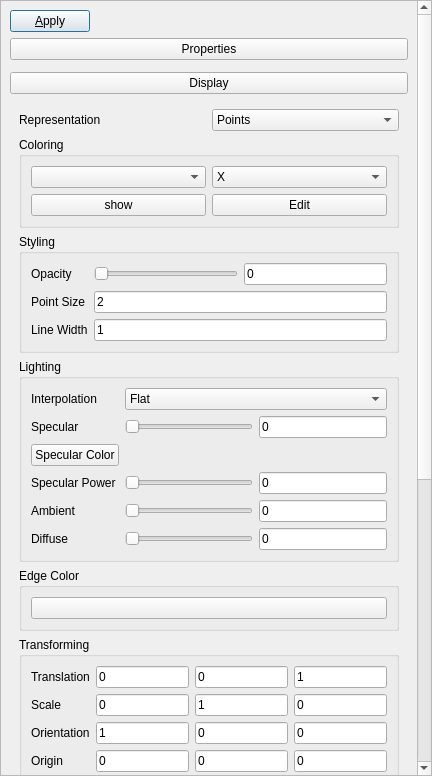
<?xml version="1.0" encoding="UTF-8"?>
<ui version="4.0">
 <class>PipelineObjPropWidget</class>
 <widget class="QWidget" name="PipelineObjPropWidget">
  <property name="geometry">
   <rect>
    <x>0</x>
    <y>0</y>
    <width>432</width>
    <height>776</height>
   </rect>
  </property>
  <property name="windowTitle">
   <string>Pipeline propeties</string>
  </property>
  <layout class="QVBoxLayout" name="verticalLayout_6">
   <property name="spacing">
    <number>0</number>
   </property>
   <property name="leftMargin">
    <number>0</number>
   </property>
   <property name="topMargin">
    <number>0</number>
   </property>
   <property name="rightMargin">
    <number>0</number>
   </property>
   <property name="bottomMargin">
    <number>0</number>
   </property>
   <item>
    <widget class="QScrollArea" name="scrollArea">
     <property name="widgetResizable">
      <bool>true</bool>
     </property>
     <widget class="QWidget" name="scrollAreaWidgetContents">
      <property name="geometry">
       <rect>
        <x>0</x>
        <y>-405</y>
        <width>413</width>
        <height>1179</height>
       </rect>
      </property>
      <layout class="QVBoxLayout" name="verticalLayout_5">
       <item>
        <layout class="QHBoxLayout" name="horizontalLayout_4">
         <item>
          <widget class="QPushButton" name="BtnAccept">
           <property name="text">
            <string>&amp;Apply</string>
           </property>
           <property name="icon">
            <iconset resource="resource.qrc">
             <normaloff>:/images/apply.png</normaloff>:/images/apply.png</iconset>
           </property>
           <property name="shortcut">
            <string>Alt+A</string>
           </property>
           <property name="default">
            <bool>true</bool>
           </property>
          </widget>
         </item>
         <item>
          <spacer name="horizontalSpacer_4">
           <property name="orientation">
            <enum>Qt::Horizontal</enum>
           </property>
           <property name="sizeHint" stdset="0">
            <size>
             <width>40</width>
             <height>20</height>
            </size>
           </property>
          </spacer>
         </item>
        </layout>
       </item>
       <item>
        <widget class="QPushButton" name="BtnPropertiesButton">
         <property name="text">
          <string>Properties</string>
         </property>
         <property name="icon">
          <iconset resource="resource.qrc">
           <normaloff>:/images/expand.png</normaloff>:/images/expand.png</iconset>
         </property>
         <property name="autoDefault">
          <bool>false</bool>
         </property>
         <property name="default">
          <bool>false</bool>
         </property>
         <property name="flat">
          <bool>false</bool>
         </property>
        </widget>
       </item>
       <item>
        <widget class="QWidget" name="pipelineObj_propWidget" native="true"/>
       </item>
       <item>
        <widget class="QPushButton" name="BtnDisplayButton">
         <property name="text">
          <string>Display</string>
         </property>
         <property name="icon">
          <iconset resource="resource.qrc">
           <normaloff>:/images/expand.png</normaloff>:/images/expand.png</iconset>
         </property>
        </widget>
       </item>
       <item>
        <widget class="QWidget" name="pipelineObj_GloPropwidget" native="true">
         <layout class="QVBoxLayout" name="verticalLayout_8">
          <item>
           <layout class="QHBoxLayout" name="horizontalLayout_6">
            <item>
             <widget class="QLabel" name="label">
              <property name="text">
               <string>Representation</string>
              </property>
             </widget>
            </item>
            <item>
             <widget class="QComboBox" name="m_cmb_Representation">
              <item>
               <property name="text">
                <string>Points</string>
               </property>
               <property name="icon">
                <iconset resource="resource.qrc">
                 <normaloff>:/images/rep_point.png</normaloff>:/images/rep_point.png</iconset>
               </property>
              </item>
              <item>
               <property name="text">
                <string>Surface</string>
               </property>
               <property name="icon">
                <iconset resource="resource.qrc">
                 <normaloff>:/images/rep_surface.png</normaloff>:/images/rep_surface.png</iconset>
               </property>
              </item>
              <item>
               <property name="text">
                <string>Surface With Edges</string>
               </property>
               <property name="icon">
                <iconset resource="resource.qrc">
                 <normaloff>:/images/rep_surfaceWithEdge.png</normaloff>:/images/rep_surfaceWithEdge.png</iconset>
               </property>
              </item>
              <item>
               <property name="text">
                <string>Wireframe</string>
               </property>
               <property name="icon">
                <iconset resource="resource.qrc">
                 <normaloff>:/images/rep_wireFrame.png</normaloff>:/images/rep_wireFrame.png</iconset>
               </property>
              </item>
             </widget>
            </item>
           </layout>
          </item>
          <item>
           <widget class="QGroupBox" name="groupBox_4">
            <property name="title">
             <string>Coloring</string>
            </property>
            <layout class="QGridLayout" name="gridLayout">
             <item row="0" column="0">
              <widget class="QComboBox" name="m_cmb_ColumnList"/>
             </item>
             <item row="0" column="1">
              <widget class="QComboBox" name="vectorColorXYZ_comboBox">
               <item>
                <property name="text">
                 <string>X</string>
                </property>
               </item>
               <item>
                <property name="text">
                 <string>Y</string>
                </property>
               </item>
               <item>
                <property name="text">
                 <string>Z</string>
                </property>
               </item>
              </widget>
             </item>
             <item row="1" column="0">
              <widget class="QPushButton" name="scalarBar_showBtn">
               <property name="text">
                <string>show</string>
               </property>
               <property name="icon">
                <iconset resource="resource.qrc">
                 <normaloff>:/images/ScalarBar.png</normaloff>:/images/ScalarBar.png</iconset>
               </property>
              </widget>
             </item>
             <item row="1" column="1">
              <widget class="QPushButton" name="colorEdit_Btn">
               <property name="text">
                <string>Edit</string>
               </property>
               <property name="icon">
                <iconset resource="resource.qrc">
                 <normaloff>:/images/editColor.png</normaloff>:/images/editColor.png</iconset>
               </property>
              </widget>
             </item>
            </layout>
           </widget>
          </item>
          <item>
           <widget class="QGroupBox" name="groupBox_5">
            <property name="title">
             <string>Styling</string>
            </property>
            <layout class="QGridLayout" name="gridLayout_2">
             <item row="0" column="0">
              <widget class="QLabel" name="label_5">
               <property name="text">
                <string>Opacity</string>
               </property>
              </widget>
             </item>
             <item row="0" column="1">
              <layout class="QHBoxLayout" name="horizontalLayout_7">
               <item>
                <widget class="QSlider" name="m_sliderOpacity">
                 <property name="maximum">
                  <number>100</number>
                 </property>
                 <property name="tracking">
                  <bool>false</bool>
                 </property>
                 <property name="orientation">
                  <enum>Qt::Horizontal</enum>
                 </property>
                </widget>
               </item>
               <item>
                <widget class="QLineEdit" name="m_edt_Opacity">
                 <property name="text">
                  <string>0</string>
                 </property>
                </widget>
               </item>
              </layout>
             </item>
             <item row="1" column="0">
              <widget class="QLabel" name="label_6">
               <property name="text">
                <string>Point Size</string>
               </property>
              </widget>
             </item>
             <item row="1" column="1">
              <widget class="QLineEdit" name="m_edt_PointSize">
               <property name="text">
                <string>2</string>
               </property>
              </widget>
             </item>
             <item row="2" column="0">
              <widget class="QLabel" name="label_7">
               <property name="text">
                <string>Line Width</string>
               </property>
              </widget>
             </item>
             <item row="2" column="1">
              <widget class="QLineEdit" name="m_edt_linewidth">
               <property name="text">
                <string>1</string>
               </property>
              </widget>
             </item>
            </layout>
           </widget>
          </item>
          <item>
           <widget class="QGroupBox" name="groupBox_7">
            <property name="title">
             <string>Lighting</string>
            </property>
            <layout class="QVBoxLayout" name="verticalLayout_3">
             <item>
              <layout class="QGridLayout" name="gridLayout_4">
               <item row="0" column="0">
                <widget class="QLabel" name="label_9">
                 <property name="text">
                  <string>Interpolation</string>
                 </property>
                </widget>
               </item>
               <item row="0" column="1">
                <widget class="QComboBox" name="m_cmb_interpolation">
                 <item>
                  <property name="text">
                   <string>Flat</string>
                  </property>
                 </item>
                 <item>
                  <property name="text">
                   <string>Gouraud</string>
                  </property>
                 </item>
                </widget>
               </item>
               <item row="1" column="0">
                <widget class="QLabel" name="label_10">
                 <property name="text">
                  <string>Specular</string>
                 </property>
                </widget>
               </item>
               <item row="1" column="1">
                <layout class="QHBoxLayout" name="horizontalLayout">
                 <item>
                  <widget class="QSlider" name="m_slider_specular">
                   <property name="tracking">
                    <bool>false</bool>
                   </property>
                   <property name="orientation">
                    <enum>Qt::Horizontal</enum>
                   </property>
                  </widget>
                 </item>
                 <item>
                  <widget class="QLineEdit" name="m_edt_specular">
                   <property name="text">
                    <string>0</string>
                   </property>
                  </widget>
                 </item>
                </layout>
               </item>
               <item row="2" column="0">
                <widget class="QPushButton" name="btnspecularcolor">
                 <property name="text">
                  <string>Specular Color</string>
                 </property>
                </widget>
               </item>
               <item row="3" column="0">
                <widget class="QLabel" name="label_11">
                 <property name="text">
                  <string>Specular Power</string>
                 </property>
                </widget>
               </item>
               <item row="3" column="1">
                <layout class="QHBoxLayout" name="horizontalLayout_2">
                 <item>
                  <widget class="QSlider" name="m_silder_specularpower">
                   <property name="tracking">
                    <bool>false</bool>
                   </property>
                   <property name="orientation">
                    <enum>Qt::Horizontal</enum>
                   </property>
                  </widget>
                 </item>
                 <item>
                  <widget class="QLineEdit" name="m_edt_specularpower">
                   <property name="text">
                    <string>0</string>
                   </property>
                  </widget>
                 </item>
                </layout>
               </item>
               <item row="4" column="0">
                <widget class="QLabel" name="label_12">
                 <property name="text">
                  <string>Ambient</string>
                 </property>
                </widget>
               </item>
               <item row="4" column="1">
                <layout class="QHBoxLayout" name="horizontalLayout_3">
                 <item>
                  <widget class="QSlider" name="m_slider_ambient">
                   <property name="tracking">
                    <bool>false</bool>
                   </property>
                   <property name="orientation">
                    <enum>Qt::Horizontal</enum>
                   </property>
                  </widget>
                 </item>
                 <item>
                  <widget class="QLineEdit" name="m_edt_ambient">
                   <property name="text">
                    <string>0</string>
                   </property>
                  </widget>
                 </item>
                </layout>
               </item>
               <item row="5" column="0">
                <widget class="QLabel" name="label_13">
                 <property name="text">
                  <string>Diffuse</string>
                 </property>
                </widget>
               </item>
               <item row="5" column="1">
                <layout class="QHBoxLayout" name="horizontalLayout_8">
                 <item>
                  <widget class="QSlider" name="m_slider_diffuse">
                   <property name="tracking">
                    <bool>false</bool>
                   </property>
                   <property name="orientation">
                    <enum>Qt::Horizontal</enum>
                   </property>
                  </widget>
                 </item>
                 <item>
                  <widget class="QLineEdit" name="m_edt_diffuse">
                   <property name="text">
                    <string>0</string>
                   </property>
                  </widget>
                 </item>
                </layout>
               </item>
              </layout>
             </item>
            </layout>
           </widget>
          </item>
          <item>
           <widget class="QGroupBox" name="groupBox_3">
            <property name="title">
             <string>Edge Color</string>
            </property>
            <layout class="QVBoxLayout" name="verticalLayout_2">
             <item>
              <widget class="QPushButton" name="edgeColor_pushButton">
               <property name="text">
                <string/>
               </property>
              </widget>
             </item>
            </layout>
           </widget>
          </item>
          <item>
           <widget class="QGroupBox" name="groupBox_6">
            <property name="title">
             <string>Transforming</string>
            </property>
            <layout class="QGridLayout" name="gridLayout_3">
             <item row="0" column="0">
              <widget class="QLabel" name="label_19">
               <property name="text">
                <string>Translation</string>
               </property>
              </widget>
             </item>
             <item row="0" column="1">
              <widget class="QLineEdit" name="m_edt_tranx">
               <property name="text">
                <string>0</string>
               </property>
              </widget>
             </item>
             <item row="0" column="2">
              <widget class="QLineEdit" name="m_edt_trany">
               <property name="text">
                <string>0</string>
               </property>
              </widget>
             </item>
             <item row="0" column="3">
              <widget class="QLineEdit" name="m_edt_tranz">
               <property name="text">
                <string>1</string>
               </property>
              </widget>
             </item>
             <item row="1" column="0">
              <widget class="QLabel" name="label_20">
               <property name="text">
                <string>Scale</string>
               </property>
              </widget>
             </item>
             <item row="1" column="1">
              <widget class="QLineEdit" name="m_edt_scalex">
               <property name="text">
                <string>0</string>
               </property>
              </widget>
             </item>
             <item row="1" column="2">
              <widget class="QLineEdit" name="m_edt_scaley">
               <property name="text">
                <string>1</string>
               </property>
              </widget>
             </item>
             <item row="1" column="3">
              <widget class="QLineEdit" name="m_edt_scalez">
               <property name="text">
                <string>0</string>
               </property>
              </widget>
             </item>
             <item row="2" column="0">
              <widget class="QLabel" name="label_21">
               <property name="text">
                <string>Orientation</string>
               </property>
              </widget>
             </item>
             <item row="2" column="1">
              <widget class="QLineEdit" name="m_edt_orientx">
               <property name="text">
                <string>1</string>
               </property>
              </widget>
             </item>
             <item row="2" column="2">
              <widget class="QLineEdit" name="m_edt_orienty">
               <property name="text">
                <string>0</string>
               </property>
              </widget>
             </item>
             <item row="2" column="3">
              <widget class="QLineEdit" name="m_edt_orientz">
               <property name="text">
                <string>0</string>
               </property>
              </widget>
             </item>
             <item row="3" column="0">
              <widget class="QLabel" name="label_22">
               <property name="text">
                <string>Origin</string>
               </property>
              </widget>
             </item>
             <item row="3" column="1">
              <widget class="QLineEdit" name="m_edt_originx">
               <property name="text">
                <string>0</string>
               </property>
              </widget>
             </item>
             <item row="3" column="2">
              <widget class="QLineEdit" name="m_edt_originy">
               <property name="text">
                <string>0</string>
               </property>
              </widget>
             </item>
             <item row="3" column="3">
              <widget class="QLineEdit" name="m_edt_originz">
               <property name="text">
                <string>0</string>
               </property>
              </widget>
             </item>
            </layout>
           </widget>
          </item>
          <item>
           <widget class="QGroupBox" name="groupBox_8">
            <property name="title">
             <string>Cube Axes</string>
            </property>
            <layout class="QVBoxLayout" name="verticalLayout_7">
             <item>
              <widget class="QCheckBox" name="cubeAxes_checkBox">
               <property name="text">
                <string>Show Axis</string>
               </property>
              </widget>
             </item>
            </layout>
           </widget>
          </item>
         </layout>
        </widget>
       </item>
       <item>
        <widget class="QPushButton" name="BtnViewButton">
         <property name="text">
          <string>View</string>
         </property>
         <property name="icon">
          <iconset resource="resource.qrc">
           <normaloff>:/images/expand.png</normaloff>:/images/expand.png</iconset>
         </property>
        </widget>
       </item>
       <item>
        <widget class="QGroupBox" name="groupBox">
         <property name="title">
          <string/>
         </property>
         <layout class="QVBoxLayout" name="verticalLayout">
          <item>
           <widget class="QCheckBox" name="orient_checkBox">
            <property name="text">
             <string>Orientation Visibility</string>
            </property>
           </widget>
          </item>
          <item>
           <widget class="QCheckBox" name="camera_parallel_checkBox">
            <property name="text">
             <string>Camera parallel projection</string>
            </property>
           </widget>
          </item>
          <item>
           <widget class="QCheckBox" name="remark_checkBox">
            <property name="text">
             <string>Remark</string>
            </property>
           </widget>
          </item>
          <item>
           <widget class="QGroupBox" name="remark_groupBox">
            <property name="title">
             <string>Remark Properties</string>
            </property>
            <layout class="QGridLayout" name="gridLayout_5">
             <item row="0" column="0">
              <widget class="QLabel" name="fontColor_label">
               <property name="text">
                <string>Font Color</string>
               </property>
              </widget>
             </item>
             <item row="0" column="1">
              <widget class="QPushButton" name="fontColor_pushButton">
               <property name="text">
                <string/>
               </property>
              </widget>
             </item>
             <item row="1" column="0">
              <widget class="QLabel" name="label_2">
               <property name="text">
                <string>text</string>
               </property>
              </widget>
             </item>
             <item row="1" column="1">
              <widget class="QTextEdit" name="remark_textEdit"/>
             </item>
            </layout>
           </widget>
          </item>
          <item>
           <widget class="QGroupBox" name="groupBox_2">
            <property name="title">
             <string>Background</string>
            </property>
            <layout class="QVBoxLayout" name="verticalLayout_4">
             <item>
              <widget class="QComboBox" name="comboBox_backgroundType">
               <item>
                <property name="text">
                 <string>single color</string>
                </property>
               </item>
               <item>
                <property name="text">
                 <string>gradient</string>
                </property>
               </item>
              </widget>
             </item>
             <item>
              <layout class="QHBoxLayout" name="horizontalLayout_11">
               <item>
                <widget class="QPushButton" name="color1_pushButton">
                 <property name="text">
                  <string/>
                 </property>
                </widget>
               </item>
               <item>
                <widget class="QPushButton" name="color2_pushButton">
                 <property name="text">
                  <string/>
                 </property>
                </widget>
               </item>
              </layout>
             </item>
            </layout>
           </widget>
          </item>
         </layout>
        </widget>
       </item>
       <item>
        <spacer name="verticalSpacer">
         <property name="orientation">
          <enum>Qt::Vertical</enum>
         </property>
         <property name="sizeHint" stdset="0">
          <size>
           <width>20</width>
           <height>150</height>
          </size>
         </property>
        </spacer>
       </item>
      </layout>
     </widget>
    </widget>
   </item>
  </layout>
 </widget>
 <tabstops>
  <tabstop>BtnViewButton</tabstop>
  <tabstop>BtnAccept</tabstop>
  <tabstop>m_edt_originz</tabstop>
  <tabstop>BtnPropertiesButton</tabstop>
  <tabstop>orient_checkBox</tabstop>
  <tabstop>m_cmb_Representation</tabstop>
  <tabstop>comboBox_backgroundType</tabstop>
  <tabstop>m_cmb_ColumnList</tabstop>
  <tabstop>m_sliderOpacity</tabstop>
  <tabstop>m_edt_Opacity</tabstop>
  <tabstop>m_edt_PointSize</tabstop>
  <tabstop>m_edt_linewidth</tabstop>
  <tabstop>m_edt_tranz</tabstop>
  <tabstop>BtnDisplayButton</tabstop>
  <tabstop>m_edt_trany</tabstop>
  <tabstop>m_edt_originy</tabstop>
  <tabstop>m_edt_orientz</tabstop>
  <tabstop>m_edt_tranx</tabstop>
  <tabstop>m_edt_originx</tabstop>
  <tabstop>m_edt_orientx</tabstop>
  <tabstop>m_edt_orienty</tabstop>
  <tabstop>m_edt_scalez</tabstop>
  <tabstop>m_edt_scalex</tabstop>
  <tabstop>m_edt_scaley</tabstop>
  <tabstop>color1_pushButton</tabstop>
  <tabstop>color2_pushButton</tabstop>
 </tabstops>
 <resources>
  <include location="resource.qrc"/>
  <include location="resource.qrc"/>
 </resources>
 <connections/>
</ui>
